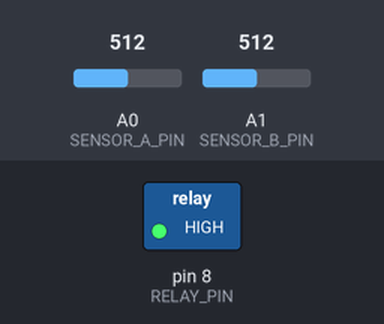
Bench run of a sketch on a simulated Arduino Uno, built with avr-gcc and run on an emulated ATmega328P. On the bench: switched loads named in the sketch (green lamp = pin HIGH). The test bench sets the inputs (shaded band); at power-on: A0 (SENSOR_A_PIN) = 512, A1 (SENSOR_B_PIN) = 512. What the sketch prints to the serial monitor is not drawn.

Above: at 4.4 s.
4.5 s: A0 (SENSOR_A_PIN) set to 6
7.5 s: A0 (SENSOR_A_PIN) set to 3
At 9.7 s:
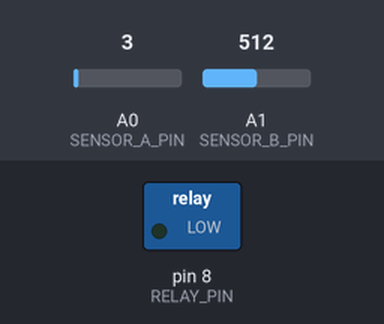
Timing chart, 0 to 11.2 s (numbered marks = the images above; inputs shaded):
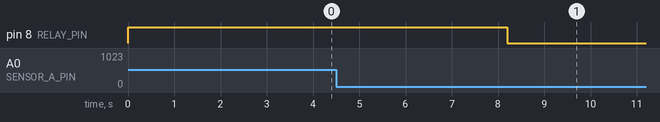

The sketch:

streetlight_arduino_uno.ino
```cpp
/*
  Self-Healing Street Light System — Arduino UNO
  ================================================
  Pins:
    A0 → Current Sensor A (Light A)
    A1 → Current Sensor B (Light B)
    D8 → Relay IN (active HIGH)

  Serial Monitor Commands (9600 baud):
    timer <seconds>   — set repair timer (e.g. "timer 300")
    on                — force relay ON  (manual override)
    off               — force relay OFF (clears timer & override)
    status            — print current status
    help              — list commands

  Page auto-prints every 2 seconds.
*/

// ─── Pin Definitions ────────────────────────────────────────────────────────
#define SENSOR_A_PIN  A0
#define SENSOR_B_PIN  A1
#define RELAY_PIN     8

// ─── ACS712 Calibration ─────────────────────────────────────────────────────
// Arduino UNO: 10-bit ADC (0–1023), 5V reference → 4.887 mV/bit
// ACS712-5A  : 185 mV/A, midpoint = 2.5V = ~512 counts
// ACS712-20A : change MV_PER_AMP to 100.0
// ACS712-30A : change MV_PER_AMP to 66.0
const int   ADC_MIDPOINT   = 512;    // Zero-current ADC count (2.5V / 4.887mV)
const float MV_PER_AMP     = 185.0;  // mV per Amp — change for your module variant
const float ADC_MV_PER_BIT = 4.887;  // 5000mV / 1023 bits

// ─── Fault Threshold ────────────────────────────────────────────────────────
// Set this to ~half your measured normal current after calibration.
// With LEDs drawing ~50mA normally, 0.02A is a safe fault floor.
const float FAULT_THRESHOLD = 0.02; // Amps — same threshold used for both A and B

// ─── Sampling ───────────────────────────────────────────────────────────────
const int SAMPLES         = 50;    // ADC samples averaged per reading
const int READ_INTERVAL   = 500;   // ms between sensor reads
const int PRINT_INTERVAL  = 2000;  // ms between status prints

// ─── State Variables ────────────────────────────────────────────────────────
float currentA    = 0.0;
float currentB    = 0.0;
bool  faultA      = false;
bool  faultB      = false;
bool  relayOn     = false;

unsigned long repairDurationMs  = 0;
unsigned long relayActivatedAt  = 0;
bool          timerActive       = false;
bool          manualOverride    = false;

unsigned long lastReadTime      = 0;
unsigned long lastPrintTime     = 0;

String serialBuffer = "";  // Accumulates incoming serial characters

// ─── Current Reading (RMS) ──────────────────────────────────────────────────
float readVoltage(int pin) {
  long sum = 0;
  for (int i = 0; i < SAMPLES; i++) {
    sum += analogRead(pin);
    delayMicroseconds(200);
  }
  float avg = (float)sum / SAMPLES;
  return (avg / 1023.0) * 5.0;  // Convert to volts
}

// ─── Relay Control ──────────────────────────────────────────────────────────
void activateRelay(unsigned long durationMs, bool manual) {
  digitalWrite(RELAY_PIN, LOW);
  relayOn          = true;
  relayActivatedAt = millis();
  repairDurationMs = durationMs;
  timerActive      = (durationMs > 0);
  manualOverride   = manual;

  Serial.println(F(">>> RELAY ON"));
  if (manual)       Serial.println(F("    Mode: Manual override"));
  else if (timerActive) {
    Serial.print(F("    Mode: Fault-triggered, timer = "));
    Serial.print(durationMs / 1000);
    Serial.println(F("s"));
  } else            Serial.println(F("    Mode: Fault-triggered (no timer)"));
}

void deactivateRelay() {
  digitalWrite(RELAY_PIN, HIGH);
  relayOn          = false;
  timerActive      = false;
  manualOverride   = false;
  Serial.println(F(">>> RELAY OFF"));
}

// ─── Fault Evaluation ───────────────────────────────────────────────────────
void evaluateFaults() {
  bool prevA = faultA;
  bool prevB = faultB;

  faultA = (currentA < FAULT_THRESHOLD);
  faultB = (currentB < FAULT_THRESHOLD);

  // Print transitions
  if (faultA && !prevA) Serial.println(F("!!! FAULT DETECTED — Light A (current below threshold)"));
  if (faultB && !prevB) Serial.println(F("!!! FAULT DETECTED — Light B (current below threshold)"));
  if (!faultA && prevA) Serial.println(F("    RECOVERY — Light A current restored"));
  if (!faultB && prevB) Serial.println(F("    RECOVERY — Light B current restored"));

  bool anyFault = faultA || faultB;

  // Auto-activate relay on new fault (skip if manual override holds it ON already)
  if (anyFault && !relayOn) {
    activateRelay(repairDurationMs, false);
  }

  // Timer expiry check
  if (timerActive && !manualOverride) {
    unsigned long elapsed = millis() - relayActivatedAt;
    if (elapsed >= repairDurationMs) {
      if (!anyFault) {
        Serial.println(F("    Timer elapsed + fault resolved → Relay OFF"));
        deactivateRelay();
      } else {
        // Fault persists — restart timer for another cycle
        relayActivatedAt = millis();
        Serial.println(F("    Timer elapsed but fault persists → Timer reset"));
      }
    }
  }

  // Auto-off if all faults cleared with no active timer or manual hold
  if (!anyFault && relayOn && !timerActive && !manualOverride) {
    Serial.println(F("    All faults cleared → Relay OFF"));
    deactivateRelay();
  }
}

// ─── Status Print ────────────────────────────────────────────────────────────
void printStatus() {
  unsigned long upSec = millis() / 1000;

  Serial.println();
  Serial.println(F("╔══════════════════════════════════════════╗"));
  Serial.println(F("║   Self-Healing Street Light — Status     ║"));
  Serial.println(F("╠══════════════════════════════════════════╣"));

  // Light A
  Serial.print(F("║  Light A  │ "));
  Serial.print(currentA, 4);
  Serial.print(F(" A │ "));
  Serial.print(faultA ? F("FAULT  ") : F("OK     "));
  Serial.println(F("             ║"));

  // Light B
  Serial.print(F("║  Light B  │ "));
  Serial.print(currentB, 4);
  Serial.print(F(" A │ "));
  Serial.print(faultB ? F("FAULT  ") : F("OK     "));
  Serial.println(F("             ║"));

  Serial.println(F("╠══════════════════════════════════════════╣"));

  // Relay
  Serial.print(F("║  Buffer C │ Relay: "));
  Serial.print(relayOn ? F("ON  ") : F("OFF "));
  Serial.print(F(" │ "));
  if (manualOverride)   Serial.print(F("Manual override  "));
  else if (timerActive) {
    long rem = max(0L, (long)(repairDurationMs / 1000) - (long)((millis() - relayActivatedAt) / 1000));
    Serial.print(F("Timer: "));
    Serial.print(rem);
    Serial.print(F("s left   "));
  } else                Serial.print(F("Auto mode        "));
  Serial.println(F("║"));

  // System
  Serial.print(F("║  System   │ "));
  Serial.print((faultA || faultB) ? F("*** FAULT ***") : F("Normal       "));
  Serial.println(F("                    ║"));

  // Uptime
  Serial.print(F("║  Uptime   │ "));
  Serial.print(upSec / 3600); Serial.print(F("h "));
  Serial.print((upSec % 3600) / 60); Serial.print(F("m "));
  Serial.print(upSec % 60);   Serial.print(F("s"));
  Serial.println(F("                          ║"));

  Serial.println(F("╚══════════════════════════════════════════╝"));
  Serial.println(F("  Commands: timer <sec> | on | off | status | help"));
  Serial.println();
}

// ─── Serial Command Parser ───────────────────────────────────────────────────
void processCommand(String cmd) {
  cmd.trim();
  cmd.toLowerCase();

  if (cmd == "help") {
    Serial.println(F("\n--- Commands ---"));
    Serial.println(F("  timer <sec>  Set repair timer in seconds (e.g. 'timer 300')"));
    Serial.println(F("  on           Force relay ON (manual override, ignores sensors)"));
    Serial.println(F("  off          Force relay OFF (clears timer & override)"));
    Serial.println(F("  status       Print current status now"));
    Serial.println(F("  help         Show this help"));
    Serial.println();

  } else if (cmd.startsWith("timer")) {
    String arg = cmd.substring(5);
    arg.trim();
    long sec = arg.toInt();
    if (sec <= 0) {
      Serial.println(F("[ERR] Usage: timer <seconds>  e.g. 'timer 120'"));
    } else {
      repairDurationMs = (unsigned long)sec * 1000UL;
      // If relay is already ON due to a fault, restart the countdown
      if (relayOn && !manualOverride) {
        relayActivatedAt = millis();
        timerActive      = true;
      }
      Serial.print(F("[OK] Repair timer set to "));
      Serial.print(sec);
      Serial.println(F(" seconds."));
    }

  } else if (cmd == "on") {
    activateRelay(0, true);
    Serial.println(F("[OK] Relay manually forced ON."));

  } else if (cmd == "off") {
    deactivateRelay();
    Serial.println(F("[OK] Relay forced OFF. Auto-logic re-engages on next sensor cycle."));

  } else if (cmd == "status") {
    printStatus();

  } else {
    Serial.print(F("[?] Unknown command: '"));
    Serial.print(cmd);
    Serial.println(F("' — type 'help' for options."));
  }
}

// ─── Setup ──────────────────────────────────────────────────────────────────
void setup() {
  Serial.begin(9600);
  while (!Serial) {}

  pinMode(RELAY_PIN, OUTPUT);
  digitalWrite(RELAY_PIN, HIGH);

  Serial.println(F("\n========================================"));
  Serial.println(F("  Self-Healing Street Light System"));
  Serial.println(F("  Arduino UNO — Ready"));
  Serial.println(F("========================================"));
  Serial.println(F("  A0 = Sensor A (Light A)"));
  Serial.println(F("  A1 = Sensor B (Light B)"));
  Serial.println(F("  D8 = Relay (Buffer Light C)"));
  Serial.println(F("----------------------------------------"));
  Serial.println(F("  Type 'help' for commands"));
  Serial.println();
  // 1. Add a startup settling delay — add this at the END of setup()
  delay(3000);  // Wait 3s for sensors to stabilise before fault logic starts
  Serial.println(F("Sensors settled — fault detection active."));

  // 2. Lower the threshold (or set it based on what Serial Monitor shows)
  const float FAULT_THRESHOLD = 0.005;  // Drop from 0.02 to 0.005
}

// ─── Loop ───────────────────────────────────────────────────────────────────
void loop() {
  unsigned long now = millis();

  // ── Sensor read cycle ──
  if (now - lastReadTime >= READ_INTERVAL) {
    lastReadTime = now;
    currentA = readVoltage(SENSOR_A_PIN);
    currentB = readVoltage(SENSOR_B_PIN);
    evaluateFaults();
  }

  // ── Periodic status print ──
  if (now - lastPrintTime >= PRINT_INTERVAL) {
    lastPrintTime = now;
    printStatus();
  }

  // ── Non-blocking serial read ──
  while (Serial.available()) {
    char c = (char)Serial.read();
    if (c == '\n' || c == '\r') {
      if (serialBuffer.length() > 0) {
        processCommand(serialBuffer);
        serialBuffer = "";
      }
    } else {
      serialBuffer += c;
    }
  }
}
```

Measured:
- the behaviour switches between 5 and 4 on A0 (SENSOR_A_PIN) (found by bisection; images 0 and 1)
- after the input at 4.5 s, every drawn part: stays the same
- after the input at 7.5 s, pin 8 (RELAY_PIN): HIGH → LOW after 0.70 s
